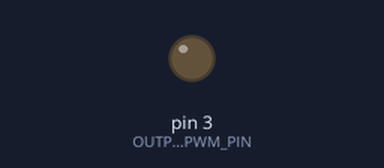
A sketch run on a simulated Arduino Uno, built with avr-gcc and run on an emulated ATmega328P. Parts: output pins drawn as LEDs (lit = HIGH).

Above: at 0.15 s.
At 16.15 s:
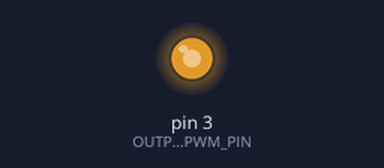
Timing chart, 0 to 16.0 s (numbered marks = the images above):
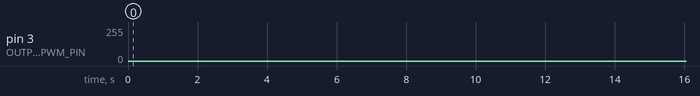

The sketch:

triangle.ino
```cpp
#define OUTPUT_PWM_PIN 3

int x;

void setup()
{
pinMode(OUTPUT_PWM_PIN, OUTPUT);
}

void loop()
{
for (x = 0; x <= 255; x++)
{
analogWrite(OUTPUT_PWM_PIN, x);
delay(2);
}

for (x = 255; x >= 0; x--)
{
analogWrite(OUTPUT_PWM_PIN, x);
delay(2);
}
}
```
